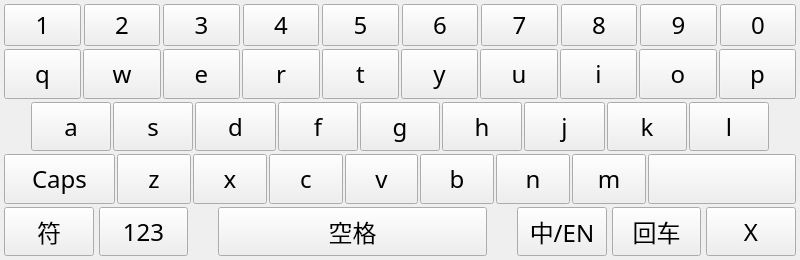
<?xml version="1.0" encoding="UTF-8"?>
<ui version="4.0">
 <class>KeyBoard</class>
 <widget class="QDialog" name="KeyBoard">
  <property name="geometry">
   <rect>
    <x>0</x>
    <y>0</y>
    <width>800</width>
    <height>260</height>
   </rect>
  </property>
  <property name="font">
   <font>
    <family>微软雅黑</family>
    <pointsize>18</pointsize>
   </font>
  </property>
  <property name="windowTitle">
   <string>Dialog</string>
  </property>
  <layout class="QGridLayout" name="gridLayout_2">
   <property name="margin">
    <number>1</number>
   </property>
   <property name="spacing">
    <number>3</number>
   </property>
   <item row="0" column="0">
    <widget class="QStackedWidget" name="stackedWidget">
     <property name="currentIndex">
      <number>0</number>
     </property>
     <widget class="QWidget" name="pageNormal">
      <layout class="QGridLayout" name="gridLayout_4" rowstretch="10,50">
       <property name="margin">
        <number>3</number>
       </property>
       <property name="spacing">
        <number>3</number>
       </property>
       <item row="1" column="0">
        <widget class="QStackedWidget" name="stackedWidget_Normal">
         <property name="currentIndex">
          <number>0</number>
         </property>
         <widget class="QWidget" name="page_Qwerty_Board">
          <layout class="QGridLayout" name="gridLayout">
           <property name="margin">
            <number>0</number>
           </property>
           <property name="spacing">
            <number>3</number>
           </property>
           <item row="0" column="0">
            <layout class="QHBoxLayout" name="layout_Normal_Row02">
             <property name="spacing">
              <number>2</number>
             </property>
             <item>
              <widget class="QToolButton" name="toolButton_q">
               <property name="sizePolicy">
                <sizepolicy hsizetype="Preferred" vsizetype="Preferred">
                 <horstretch>0</horstretch>
                 <verstretch>0</verstretch>
                </sizepolicy>
               </property>
               <property name="focusPolicy">
                <enum>Qt::NoFocus</enum>
               </property>
               <property name="text">
                <string>q</string>
               </property>
              </widget>
             </item>
             <item>
              <widget class="QToolButton" name="toolButton_w">
               <property name="sizePolicy">
                <sizepolicy hsizetype="Preferred" vsizetype="Preferred">
                 <horstretch>0</horstretch>
                 <verstretch>0</verstretch>
                </sizepolicy>
               </property>
               <property name="focusPolicy">
                <enum>Qt::NoFocus</enum>
               </property>
               <property name="text">
                <string>w</string>
               </property>
              </widget>
             </item>
             <item>
              <widget class="QToolButton" name="toolButton_e">
               <property name="sizePolicy">
                <sizepolicy hsizetype="Preferred" vsizetype="Preferred">
                 <horstretch>0</horstretch>
                 <verstretch>0</verstretch>
                </sizepolicy>
               </property>
               <property name="focusPolicy">
                <enum>Qt::NoFocus</enum>
               </property>
               <property name="text">
                <string>e</string>
               </property>
              </widget>
             </item>
             <item>
              <widget class="QToolButton" name="toolButton_r">
               <property name="sizePolicy">
                <sizepolicy hsizetype="Preferred" vsizetype="Preferred">
                 <horstretch>0</horstretch>
                 <verstretch>0</verstretch>
                </sizepolicy>
               </property>
               <property name="focusPolicy">
                <enum>Qt::NoFocus</enum>
               </property>
               <property name="text">
                <string>r</string>
               </property>
              </widget>
             </item>
             <item>
              <widget class="QToolButton" name="toolButton_t">
               <property name="sizePolicy">
                <sizepolicy hsizetype="Preferred" vsizetype="Preferred">
                 <horstretch>0</horstretch>
                 <verstretch>0</verstretch>
                </sizepolicy>
               </property>
               <property name="focusPolicy">
                <enum>Qt::NoFocus</enum>
               </property>
               <property name="text">
                <string>t</string>
               </property>
              </widget>
             </item>
             <item>
              <widget class="QToolButton" name="toolButton_y">
               <property name="sizePolicy">
                <sizepolicy hsizetype="Preferred" vsizetype="Preferred">
                 <horstretch>0</horstretch>
                 <verstretch>0</verstretch>
                </sizepolicy>
               </property>
               <property name="focusPolicy">
                <enum>Qt::NoFocus</enum>
               </property>
               <property name="text">
                <string>y</string>
               </property>
              </widget>
             </item>
             <item>
              <widget class="QToolButton" name="toolButton_u">
               <property name="sizePolicy">
                <sizepolicy hsizetype="Preferred" vsizetype="Preferred">
                 <horstretch>0</horstretch>
                 <verstretch>0</verstretch>
                </sizepolicy>
               </property>
               <property name="focusPolicy">
                <enum>Qt::NoFocus</enum>
               </property>
               <property name="text">
                <string>u</string>
               </property>
              </widget>
             </item>
             <item>
              <widget class="QToolButton" name="toolButton_i">
               <property name="sizePolicy">
                <sizepolicy hsizetype="Preferred" vsizetype="Preferred">
                 <horstretch>0</horstretch>
                 <verstretch>0</verstretch>
                </sizepolicy>
               </property>
               <property name="focusPolicy">
                <enum>Qt::NoFocus</enum>
               </property>
               <property name="text">
                <string>i</string>
               </property>
              </widget>
             </item>
             <item>
              <widget class="QToolButton" name="toolButton_o">
               <property name="sizePolicy">
                <sizepolicy hsizetype="Preferred" vsizetype="Preferred">
                 <horstretch>0</horstretch>
                 <verstretch>0</verstretch>
                </sizepolicy>
               </property>
               <property name="focusPolicy">
                <enum>Qt::NoFocus</enum>
               </property>
               <property name="text">
                <string>o</string>
               </property>
              </widget>
             </item>
             <item>
              <widget class="QToolButton" name="toolButton_p">
               <property name="sizePolicy">
                <sizepolicy hsizetype="Preferred" vsizetype="Preferred">
                 <horstretch>0</horstretch>
                 <verstretch>0</verstretch>
                </sizepolicy>
               </property>
               <property name="focusPolicy">
                <enum>Qt::NoFocus</enum>
               </property>
               <property name="text">
                <string>p</string>
               </property>
              </widget>
             </item>
            </layout>
           </item>
           <item row="2" column="0">
            <layout class="QHBoxLayout" name="layout_Normal_Row04" stretch="15,10,10,10,10,10,10,10,20">
             <property name="spacing">
              <number>2</number>
             </property>
             <item>
              <widget class="QToolButton" name="toolButton_capslock">
               <property name="sizePolicy">
                <sizepolicy hsizetype="Preferred" vsizetype="Preferred">
                 <horstretch>0</horstretch>
                 <verstretch>0</verstretch>
                </sizepolicy>
               </property>
               <property name="focusPolicy">
                <enum>Qt::NoFocus</enum>
               </property>
               <property name="text">
                <string>Caps</string>
               </property>
               <property name="icon">
                <iconset resource="keypad.qrc">
                 <normaloff>:/new/keypad/picture/keypad/arrow-big-03.png</normaloff>:/new/keypad/picture/keypad/arrow-big-03.png</iconset>
               </property>
               <property name="iconSize">
                <size>
                 <width>24</width>
                 <height>24</height>
                </size>
               </property>
               <property name="toolButtonStyle">
                <enum>Qt::ToolButtonIconOnly</enum>
               </property>
              </widget>
             </item>
             <item>
              <widget class="QToolButton" name="toolButton_z">
               <property name="sizePolicy">
                <sizepolicy hsizetype="Preferred" vsizetype="Preferred">
                 <horstretch>0</horstretch>
                 <verstretch>0</verstretch>
                </sizepolicy>
               </property>
               <property name="focusPolicy">
                <enum>Qt::NoFocus</enum>
               </property>
               <property name="text">
                <string>z</string>
               </property>
              </widget>
             </item>
             <item>
              <widget class="QToolButton" name="toolButton_x">
               <property name="sizePolicy">
                <sizepolicy hsizetype="Preferred" vsizetype="Preferred">
                 <horstretch>0</horstretch>
                 <verstretch>0</verstretch>
                </sizepolicy>
               </property>
               <property name="focusPolicy">
                <enum>Qt::NoFocus</enum>
               </property>
               <property name="text">
                <string>x</string>
               </property>
              </widget>
             </item>
             <item>
              <widget class="QToolButton" name="toolButton_c">
               <property name="sizePolicy">
                <sizepolicy hsizetype="Preferred" vsizetype="Preferred">
                 <horstretch>0</horstretch>
                 <verstretch>0</verstretch>
                </sizepolicy>
               </property>
               <property name="focusPolicy">
                <enum>Qt::NoFocus</enum>
               </property>
               <property name="text">
                <string>c</string>
               </property>
              </widget>
             </item>
             <item>
              <widget class="QToolButton" name="toolButton_v">
               <property name="sizePolicy">
                <sizepolicy hsizetype="Preferred" vsizetype="Preferred">
                 <horstretch>0</horstretch>
                 <verstretch>0</verstretch>
                </sizepolicy>
               </property>
               <property name="focusPolicy">
                <enum>Qt::NoFocus</enum>
               </property>
               <property name="text">
                <string>v</string>
               </property>
              </widget>
             </item>
             <item>
              <widget class="QToolButton" name="toolButton_b">
               <property name="sizePolicy">
                <sizepolicy hsizetype="Preferred" vsizetype="Preferred">
                 <horstretch>0</horstretch>
                 <verstretch>0</verstretch>
                </sizepolicy>
               </property>
               <property name="focusPolicy">
                <enum>Qt::NoFocus</enum>
               </property>
               <property name="text">
                <string>b</string>
               </property>
              </widget>
             </item>
             <item>
              <widget class="QToolButton" name="toolButton_n">
               <property name="sizePolicy">
                <sizepolicy hsizetype="Preferred" vsizetype="Preferred">
                 <horstretch>0</horstretch>
                 <verstretch>0</verstretch>
                </sizepolicy>
               </property>
               <property name="focusPolicy">
                <enum>Qt::NoFocus</enum>
               </property>
               <property name="text">
                <string>n</string>
               </property>
              </widget>
             </item>
             <item>
              <widget class="QToolButton" name="toolButton_m">
               <property name="sizePolicy">
                <sizepolicy hsizetype="Preferred" vsizetype="Preferred">
                 <horstretch>0</horstretch>
                 <verstretch>0</verstretch>
                </sizepolicy>
               </property>
               <property name="focusPolicy">
                <enum>Qt::NoFocus</enum>
               </property>
               <property name="text">
                <string>m</string>
               </property>
              </widget>
             </item>
             <item>
              <widget class="QToolButton" name="toolButton_backspace">
               <property name="sizePolicy">
                <sizepolicy hsizetype="Preferred" vsizetype="Preferred">
                 <horstretch>0</horstretch>
                 <verstretch>0</verstretch>
                </sizepolicy>
               </property>
               <property name="focusPolicy">
                <enum>Qt::NoFocus</enum>
               </property>
               <property name="text">
                <string/>
               </property>
               <property name="icon">
                <iconset resource="keypad.qrc">
                 <normaloff>:/new/keypad/picture/keypad/arrow-big-01.png</normaloff>:/new/keypad/picture/keypad/arrow-big-01.png</iconset>
               </property>
               <property name="iconSize">
                <size>
                 <width>24</width>
                 <height>24</height>
                </size>
               </property>
               <property name="toolButtonStyle">
                <enum>Qt::ToolButtonIconOnly</enum>
               </property>
              </widget>
             </item>
            </layout>
           </item>
           <item row="3" column="0">
            <layout class="QHBoxLayout" name="layout_Normal_Row05" stretch="10,10,0,30,0,10,10,10">
             <property name="spacing">
              <number>5</number>
             </property>
             <item>
              <widget class="QToolButton" name="toolButton_SymbolPad">
               <property name="sizePolicy">
                <sizepolicy hsizetype="Preferred" vsizetype="Preferred">
                 <horstretch>0</horstretch>
                 <verstretch>0</verstretch>
                </sizepolicy>
               </property>
               <property name="focusPolicy">
                <enum>Qt::NoFocus</enum>
               </property>
               <property name="text">
                <string>符</string>
               </property>
              </widget>
             </item>
             <item>
              <widget class="QToolButton" name="toolButton_NumPad">
               <property name="sizePolicy">
                <sizepolicy hsizetype="Preferred" vsizetype="Preferred">
                 <horstretch>0</horstretch>
                 <verstretch>0</verstretch>
                </sizepolicy>
               </property>
               <property name="focusPolicy">
                <enum>Qt::NoFocus</enum>
               </property>
               <property name="text">
                <string>123</string>
               </property>
              </widget>
             </item>
             <item>
              <widget class="QLabel" name="label_space_left">
               <property name="minimumSize">
                <size>
                 <width>20</width>
                 <height>0</height>
                </size>
               </property>
               <property name="maximumSize">
                <size>
                 <width>20</width>
                 <height>16777215</height>
                </size>
               </property>
               <property name="text">
                <string/>
               </property>
              </widget>
             </item>
             <item>
              <widget class="QToolButton" name="toolButton_space">
               <property name="sizePolicy">
                <sizepolicy hsizetype="Preferred" vsizetype="Preferred">
                 <horstretch>0</horstretch>
                 <verstretch>0</verstretch>
                </sizepolicy>
               </property>
               <property name="focusPolicy">
                <enum>Qt::NoFocus</enum>
               </property>
               <property name="text">
                <string>空格</string>
               </property>
              </widget>
             </item>
             <item>
              <widget class="QLabel" name="label_space_right">
               <property name="minimumSize">
                <size>
                 <width>20</width>
                 <height>0</height>
                </size>
               </property>
               <property name="maximumSize">
                <size>
                 <width>20</width>
                 <height>16777215</height>
                </size>
               </property>
               <property name="text">
                <string/>
               </property>
              </widget>
             </item>
             <item>
              <widget class="QToolButton" name="toolButton_znen">
               <property name="sizePolicy">
                <sizepolicy hsizetype="Preferred" vsizetype="Preferred">
                 <horstretch>0</horstretch>
                 <verstretch>0</verstretch>
                </sizepolicy>
               </property>
               <property name="focusPolicy">
                <enum>Qt::NoFocus</enum>
               </property>
               <property name="text">
                <string>中/EN</string>
               </property>
               <property name="toolButtonStyle">
                <enum>Qt::ToolButtonTextOnly</enum>
               </property>
              </widget>
             </item>
             <item>
              <widget class="QToolButton" name="toolButton_Enter">
               <property name="sizePolicy">
                <sizepolicy hsizetype="Preferred" vsizetype="Preferred">
                 <horstretch>0</horstretch>
                 <verstretch>0</verstretch>
                </sizepolicy>
               </property>
               <property name="font">
                <font>
                 <family>微软雅黑</family>
                </font>
               </property>
               <property name="focusPolicy">
                <enum>Qt::NoFocus</enum>
               </property>
               <property name="text">
                <string>回车</string>
               </property>
              </widget>
             </item>
             <item>
              <widget class="QToolButton" name="toolButton_hide">
               <property name="sizePolicy">
                <sizepolicy hsizetype="Preferred" vsizetype="Preferred">
                 <horstretch>0</horstretch>
                 <verstretch>0</verstretch>
                </sizepolicy>
               </property>
               <property name="focusPolicy">
                <enum>Qt::NoFocus</enum>
               </property>
               <property name="text">
                <string>X</string>
               </property>
               <property name="icon">
                <iconset resource="keypad.qrc">
                 <normaloff>:/new/keypad/picture/keypad/power-shutdown.png</normaloff>:/new/keypad/picture/keypad/power-shutdown.png</iconset>
               </property>
               <property name="iconSize">
                <size>
                 <width>36</width>
                 <height>36</height>
                </size>
               </property>
              </widget>
             </item>
            </layout>
           </item>
           <item row="1" column="0">
            <layout class="QHBoxLayout" name="layout_Normal_Row03">
             <property name="spacing">
              <number>2</number>
             </property>
             <item>
              <widget class="QLabel" name="label_asdf_left">
               <property name="maximumSize">
                <size>
                 <width>25</width>
                 <height>16777215</height>
                </size>
               </property>
               <property name="text">
                <string/>
               </property>
              </widget>
             </item>
             <item>
              <widget class="QToolButton" name="toolButton_a">
               <property name="sizePolicy">
                <sizepolicy hsizetype="Preferred" vsizetype="Preferred">
                 <horstretch>0</horstretch>
                 <verstretch>0</verstretch>
                </sizepolicy>
               </property>
               <property name="focusPolicy">
                <enum>Qt::NoFocus</enum>
               </property>
               <property name="text">
                <string>a</string>
               </property>
              </widget>
             </item>
             <item>
              <widget class="QToolButton" name="toolButton_s">
               <property name="sizePolicy">
                <sizepolicy hsizetype="Preferred" vsizetype="Preferred">
                 <horstretch>0</horstretch>
                 <verstretch>0</verstretch>
                </sizepolicy>
               </property>
               <property name="focusPolicy">
                <enum>Qt::NoFocus</enum>
               </property>
               <property name="text">
                <string>s</string>
               </property>
              </widget>
             </item>
             <item>
              <widget class="QToolButton" name="toolButton_d">
               <property name="sizePolicy">
                <sizepolicy hsizetype="Preferred" vsizetype="Preferred">
                 <horstretch>0</horstretch>
                 <verstretch>0</verstretch>
                </sizepolicy>
               </property>
               <property name="focusPolicy">
                <enum>Qt::NoFocus</enum>
               </property>
               <property name="text">
                <string>d</string>
               </property>
              </widget>
             </item>
             <item>
              <widget class="QToolButton" name="toolButton_f">
               <property name="sizePolicy">
                <sizepolicy hsizetype="Preferred" vsizetype="Preferred">
                 <horstretch>0</horstretch>
                 <verstretch>0</verstretch>
                </sizepolicy>
               </property>
               <property name="focusPolicy">
                <enum>Qt::NoFocus</enum>
               </property>
               <property name="text">
                <string>f</string>
               </property>
              </widget>
             </item>
             <item>
              <widget class="QToolButton" name="toolButton_g">
               <property name="sizePolicy">
                <sizepolicy hsizetype="Preferred" vsizetype="Preferred">
                 <horstretch>0</horstretch>
                 <verstretch>0</verstretch>
                </sizepolicy>
               </property>
               <property name="focusPolicy">
                <enum>Qt::NoFocus</enum>
               </property>
               <property name="text">
                <string>g</string>
               </property>
              </widget>
             </item>
             <item>
              <widget class="QToolButton" name="toolButton_h">
               <property name="sizePolicy">
                <sizepolicy hsizetype="Preferred" vsizetype="Preferred">
                 <horstretch>0</horstretch>
                 <verstretch>0</verstretch>
                </sizepolicy>
               </property>
               <property name="focusPolicy">
                <enum>Qt::NoFocus</enum>
               </property>
               <property name="text">
                <string>h</string>
               </property>
              </widget>
             </item>
             <item>
              <widget class="QToolButton" name="toolButton_j">
               <property name="sizePolicy">
                <sizepolicy hsizetype="Preferred" vsizetype="Preferred">
                 <horstretch>0</horstretch>
                 <verstretch>0</verstretch>
                </sizepolicy>
               </property>
               <property name="focusPolicy">
                <enum>Qt::NoFocus</enum>
               </property>
               <property name="text">
                <string>j</string>
               </property>
              </widget>
             </item>
             <item>
              <widget class="QToolButton" name="toolButton_k">
               <property name="sizePolicy">
                <sizepolicy hsizetype="Preferred" vsizetype="Preferred">
                 <horstretch>0</horstretch>
                 <verstretch>0</verstretch>
                </sizepolicy>
               </property>
               <property name="focusPolicy">
                <enum>Qt::NoFocus</enum>
               </property>
               <property name="text">
                <string>k</string>
               </property>
              </widget>
             </item>
             <item>
              <widget class="QToolButton" name="toolButton_l">
               <property name="sizePolicy">
                <sizepolicy hsizetype="Preferred" vsizetype="Preferred">
                 <horstretch>0</horstretch>
                 <verstretch>0</verstretch>
                </sizepolicy>
               </property>
               <property name="focusPolicy">
                <enum>Qt::NoFocus</enum>
               </property>
               <property name="text">
                <string>l</string>
               </property>
              </widget>
             </item>
             <item>
              <widget class="QLabel" name="label_hjkl_right">
               <property name="maximumSize">
                <size>
                 <width>25</width>
                 <height>16777215</height>
                </size>
               </property>
               <property name="text">
                <string/>
               </property>
              </widget>
             </item>
            </layout>
           </item>
          </layout>
         </widget>
        </widget>
       </item>
       <item row="0" column="0">
        <widget class="QStackedWidget" name="stackedWidget_Normal_Header">
         <property name="currentIndex">
          <number>0</number>
         </property>
         <widget class="QWidget" name="pageNormalHeader_Num">
          <layout class="QHBoxLayout" name="horizontalLayout_2">
           <property name="spacing">
            <number>3</number>
           </property>
           <property name="margin">
            <number>0</number>
           </property>
           <item>
            <widget class="QToolButton" name="toolButton_1">
             <property name="sizePolicy">
              <sizepolicy hsizetype="Preferred" vsizetype="Preferred">
               <horstretch>0</horstretch>
               <verstretch>0</verstretch>
              </sizepolicy>
             </property>
             <property name="focusPolicy">
              <enum>Qt::NoFocus</enum>
             </property>
             <property name="text">
              <string>1</string>
             </property>
            </widget>
           </item>
           <item>
            <widget class="QToolButton" name="toolButton_2">
             <property name="sizePolicy">
              <sizepolicy hsizetype="Preferred" vsizetype="Preferred">
               <horstretch>0</horstretch>
               <verstretch>0</verstretch>
              </sizepolicy>
             </property>
             <property name="focusPolicy">
              <enum>Qt::NoFocus</enum>
             </property>
             <property name="text">
              <string>2</string>
             </property>
            </widget>
           </item>
           <item>
            <widget class="QToolButton" name="toolButton_3">
             <property name="sizePolicy">
              <sizepolicy hsizetype="Preferred" vsizetype="Preferred">
               <horstretch>0</horstretch>
               <verstretch>0</verstretch>
              </sizepolicy>
             </property>
             <property name="focusPolicy">
              <enum>Qt::NoFocus</enum>
             </property>
             <property name="text">
              <string>3</string>
             </property>
            </widget>
           </item>
           <item>
            <widget class="QToolButton" name="toolButton_4">
             <property name="sizePolicy">
              <sizepolicy hsizetype="Preferred" vsizetype="Preferred">
               <horstretch>0</horstretch>
               <verstretch>0</verstretch>
              </sizepolicy>
             </property>
             <property name="focusPolicy">
              <enum>Qt::NoFocus</enum>
             </property>
             <property name="text">
              <string>4</string>
             </property>
            </widget>
           </item>
           <item>
            <widget class="QToolButton" name="toolButton_5">
             <property name="sizePolicy">
              <sizepolicy hsizetype="Preferred" vsizetype="Preferred">
               <horstretch>0</horstretch>
               <verstretch>0</verstretch>
              </sizepolicy>
             </property>
             <property name="focusPolicy">
              <enum>Qt::NoFocus</enum>
             </property>
             <property name="text">
              <string>5</string>
             </property>
            </widget>
           </item>
           <item>
            <widget class="QToolButton" name="toolButton_6">
             <property name="sizePolicy">
              <sizepolicy hsizetype="Preferred" vsizetype="Preferred">
               <horstretch>0</horstretch>
               <verstretch>0</verstretch>
              </sizepolicy>
             </property>
             <property name="focusPolicy">
              <enum>Qt::NoFocus</enum>
             </property>
             <property name="text">
              <string>6</string>
             </property>
            </widget>
           </item>
           <item>
            <widget class="QToolButton" name="toolButton_7">
             <property name="sizePolicy">
              <sizepolicy hsizetype="Preferred" vsizetype="Preferred">
               <horstretch>0</horstretch>
               <verstretch>0</verstretch>
              </sizepolicy>
             </property>
             <property name="focusPolicy">
              <enum>Qt::NoFocus</enum>
             </property>
             <property name="text">
              <string>7</string>
             </property>
            </widget>
           </item>
           <item>
            <widget class="QToolButton" name="toolButton_8">
             <property name="sizePolicy">
              <sizepolicy hsizetype="Preferred" vsizetype="Preferred">
               <horstretch>0</horstretch>
               <verstretch>0</verstretch>
              </sizepolicy>
             </property>
             <property name="focusPolicy">
              <enum>Qt::NoFocus</enum>
             </property>
             <property name="text">
              <string>8</string>
             </property>
            </widget>
           </item>
           <item>
            <widget class="QToolButton" name="toolButton_9">
             <property name="sizePolicy">
              <sizepolicy hsizetype="Preferred" vsizetype="Preferred">
               <horstretch>0</horstretch>
               <verstretch>0</verstretch>
              </sizepolicy>
             </property>
             <property name="focusPolicy">
              <enum>Qt::NoFocus</enum>
             </property>
             <property name="text">
              <string>9</string>
             </property>
            </widget>
           </item>
           <item>
            <widget class="QToolButton" name="toolButton_0">
             <property name="sizePolicy">
              <sizepolicy hsizetype="Preferred" vsizetype="Preferred">
               <horstretch>0</horstretch>
               <verstretch>0</verstretch>
              </sizepolicy>
             </property>
             <property name="focusPolicy">
              <enum>Qt::NoFocus</enum>
             </property>
             <property name="text">
              <string>0</string>
             </property>
            </widget>
           </item>
          </layout>
         </widget>
        </widget>
       </item>
      </layout>
     </widget>
    </widget>
   </item>
  </layout>
 </widget>
 <resources>
  <include location="keypad.qrc"/>
 </resources>
 <connections/>
</ui>
